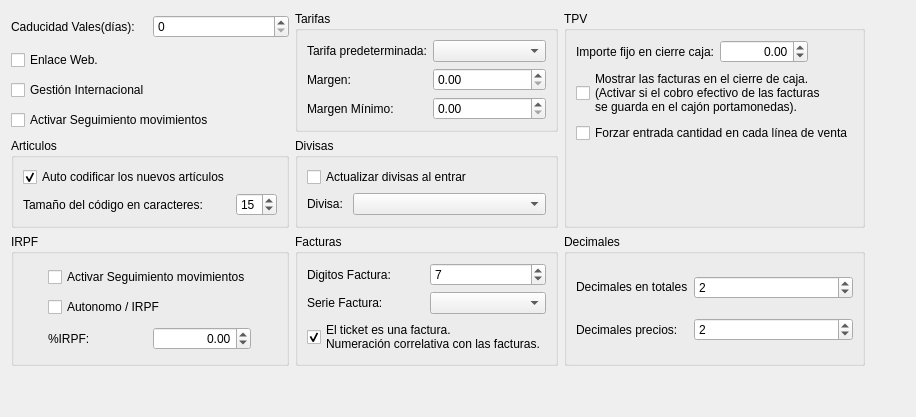
             <widget class="QWidget" name="tab_12">
              <attribute name="title">
               <string>Otros</string>
              </attribute>
              <layout class="QGridLayout" name="gridLayout_21">
               <item row="5" column="0">
                <widget class="QGroupBox" name="groupBox_4">
                 <property name="title">
                  <string>IRPF</string>
                 </property>
                 <layout class="QGridLayout" name="gridLayout_17">
                  <item row="0" column="0">
                   <widget class="QCheckBox" name="chkSeguimiento">
                    <property name="text">
                     <string>Activar Seguimiento movimientos</string>
                    </property>
                   </widget>
                  </item>
                  <item row="1" column="0">
                   <widget class="QCheckBox" name="chkIRPF">
                    <property name="maximumSize">
                     <size>
                      <width>135</width>
                      <height>16777215</height>
                     </size>
                    </property>
                    <property name="text">
                     <string>Autonomo / IRPF</string>
                    </property>
                   </widget>
                  </item>
                  <item row="2" column="0">
                   <layout class="QHBoxLayout" name="horizontalLayout_5">
                    <item>
                     <widget class="QLabel" name="label_71">
                      <property name="text">
                       <string>%IRPF:</string>
                      </property>
                     </widget>
                    </item>
                    <item>
                     <widget class="QDoubleSpinBox" name="spinPorc_irpf">
                      <property name="alignment">
                       <set>Qt::AlignRight|Qt::AlignTrailing|Qt::AlignVCenter</set>
                      </property>
                      <property name="minimum">
                       <double>-999999.000000000000000</double>
                      </property>
                      <property name="maximum">
                       <double>9999999.000000000000000</double>
                      </property>
                     </widget>
                    </item>
                   </layout>
                  </item>
                 </layout>
                </widget>
               </item>
               <item row="2" column="0">
                <widget class="QCheckBox" name="chkInternacional">
                 <property name="text">
                  <string>Gestión Internacional</string>
                 </property>
                </widget>
               </item>
               <item row="3" column="0">
                <widget class="QCheckBox" name="chkSeguimiento_create">
                 <property name="text">
                  <string>Activar Seguimiento movimientos</string>
                 </property>
                </widget>
               </item>
               <item row="0" column="3">
                <spacer name="horizontalSpacer">
                 <property name="orientation">
                  <enum>Qt::Horizontal</enum>
                 </property>
                 <property name="sizeHint" stdset="0">
                  <size>
                   <width>40</width>
                   <height>20</height>
                  </size>
                 </property>
                </spacer>
               </item>
               <item row="0" column="0">
                <layout class="QHBoxLayout" name="horizontalLayout_4">
                 <item>
                  <widget class="QLabel" name="label_72">
                   <property name="text">
                    <string>Caducidad Vales(días):</string>
                   </property>
                  </widget>
                 </item>
                 <item>
                  <widget class="QSpinBox" name="txtCaducidadvales">
                   <property name="maximum">
                    <number>99999999</number>
                   </property>
                  </widget>
                 </item>
                </layout>
               </item>
               <item row="4" column="0">
                <widget class="QGroupBox" name="groupBox_2">
                 <property name="title">
                  <string>Articulos</string>
                 </property>
                 <layout class="QGridLayout" name="gridLayout_10">
                  <item row="0" column="0">
                   <widget class="QCheckBox" name="chkAutocodificiar">
                    <property name="text">
                     <string>Auto codificar los nuevos artículos</string>
                    </property>
                    <property name="checked">
                     <bool>true</bool>
                    </property>
                   </widget>
                  </item>
                  <item row="1" column="1">
                   <widget class="QSpinBox" name="txttamano_codigoart">
                    <property name="maximumSize">
                     <size>
                      <width>60</width>
                      <height>16777215</height>
                     </size>
                    </property>
                    <property name="value">
                     <number>15</number>
                    </property>
                   </widget>
                  </item>
                  <item row="1" column="0">
                   <widget class="QLabel" name="label_41">
                    <property name="sizePolicy">
                     <sizepolicy hsizetype="Maximum" vsizetype="Preferred">
                      <horstretch>0</horstretch>
                      <verstretch>0</verstretch>
                     </sizepolicy>
                    </property>
                    <property name="text">
                     <string>Tamaño del código en caracteres:</string>
                    </property>
                   </widget>
                  </item>
                 </layout>
                </widget>
               </item>
               <item row="1" column="0">
                <widget class="QCheckBox" name="chkEnlace_web">
                 <property name="text">
                  <string>Enlace Web.</string>
                 </property>
                </widget>
               </item>
               <item row="0" column="1" rowspan="4">
                <widget class="QGroupBox" name="groupBox">
                 <property name="title">
                  <string>Tarifas</string>
                 </property>
                 <layout class="QGridLayout" name="gridLayout_9">
                  <item row="1" column="3">
                   <widget class="QDoubleSpinBox" name="spinMargen"/>
                  </item>
                  <item row="2" column="1">
                   <widget class="QLabel" name="label_33">
                    <property name="text">
                     <string>Margen Mínimo:</string>
                    </property>
                   </widget>
                  </item>
                  <item row="0" column="3">
                   <widget class="QComboBox" name="cboTarifa"/>
                  </item>
                  <item row="1" column="1">
                   <widget class="QLabel" name="label_31">
                    <property name="text">
                     <string>Margen:</string>
                    </property>
                   </widget>
                  </item>
                  <item row="2" column="3">
                   <widget class="QDoubleSpinBox" name="spinMargen_minimo"/>
                  </item>
                  <item row="0" column="1">
                   <widget class="QLabel" name="label_58">
                    <property name="text">
                     <string>Tarifa predeterminada:</string>
                    </property>
                   </widget>
                  </item>
                 </layout>
                </widget>
               </item>
               <item row="5" column="1">
                <widget class="QGroupBox" name="groupBox_3">
                 <property name="sizePolicy">
                  <sizepolicy hsizetype="Maximum" vsizetype="Preferred">
                   <horstretch>0</horstretch>
                   <verstretch>0</verstretch>
                  </sizepolicy>
                 </property>
                 <property name="title">
                  <string>Facturas</string>
                 </property>
                 <layout class="QGridLayout" name="gridLayout_11">
                  <item row="0" column="0">
                   <widget class="QLabel" name="label_25">
                    <property name="text">
                     <string>Digitos Factura:</string>
                    </property>
                   </widget>
                  </item>
                  <item row="0" column="1">
                   <widget class="QSpinBox" name="spinDigitos">
                    <property name="maximum">
                     <number>45</number>
                    </property>
                    <property name="value">
                     <number>7</number>
                    </property>
                   </widget>
                  </item>
                  <item row="1" column="0">
                   <widget class="QLabel" name="label_26">
                    <property name="text">
                     <string>Serie Factura:</string>
                    </property>
                   </widget>
                  </item>
                  <item row="1" column="1">
                   <widget class="QComboBox" name="cboSerie"/>
                  </item>
                  <item row="2" column="0" colspan="2">
                   <widget class="QCheckBox" name="chk_ticket_factura">
                    <property name="text">
                     <string>El ticket es una factura.
Numeración correlativa con las facturas.</string>
                    </property>
                    <property name="checked">
                     <bool>true</bool>
                    </property>
                   </widget>
                  </item>
                 </layout>
                </widget>
               </item>
               <item row="5" column="2">
                <widget class="QGroupBox" name="groupBox_12">
                 <property name="title">
                  <string>Decimales</string>
                 </property>
                 <layout class="QGridLayout" name="gridLayout_7">
                  <item row="0" column="0">
                   <widget class="QLabel" name="label_222">
                    <property name="sizePolicy">
                     <sizepolicy hsizetype="Preferred" vsizetype="Fixed">
                      <horstretch>0</horstretch>
                      <verstretch>0</verstretch>
                     </sizepolicy>
                    </property>
                    <property name="text">
                     <string>Decimales en totales</string>
                    </property>
                   </widget>
                  </item>
                  <item row="0" column="1" colspan="2">
                   <widget class="QSpinBox" name="spinDecimales_create">
                    <property name="value">
                     <number>2</number>
                    </property>
                   </widget>
                  </item>
                  <item row="1" column="0">
                   <widget class="QLabel" name="label_85">
                    <property name="text">
                     <string>Decimales precios:</string>
                    </property>
                   </widget>
                  </item>
                  <item row="1" column="1" colspan="2">
                   <widget class="QSpinBox" name="spinDecimales_precios_create">
                    <property name="value">
                     <number>2</number>
                    </property>
                   </widget>
                  </item>
                 </layout>
                </widget>
               </item>
               <item row="4" column="1">
                <widget class="QGroupBox" name="groupBox_14">
                 <property name="sizePolicy">
                  <sizepolicy hsizetype="Preferred" vsizetype="Preferred">
                   <horstretch>0</horstretch>
                   <verstretch>0</verstretch>
                  </sizepolicy>
                 </property>
                 <property name="title">
                  <string>Divisas</string>
                 </property>
                 <layout class="QGridLayout" name="gridLayout_16">
                  <item row="1" column="1">
                   <widget class="QComboBox" name="cboDivisas"/>
                  </item>
                  <item row="0" column="0" colspan="2">
                   <widget class="QCheckBox" name="chk_upate_divisas">
                    <property name="text">
                     <string>Actualizar divisas al entrar</string>
                    </property>
                   </widget>
                  </item>
                  <item row="1" column="0">
                   <widget class="QLabel" name="label_42">
                    <property name="sizePolicy">
                     <sizepolicy hsizetype="Maximum" vsizetype="Preferred">
                      <horstretch>0</horstretch>
                      <verstretch>0</verstretch>
                     </sizepolicy>
                    </property>
                    <property name="text">
                     <string>Divisa: </string>
                    </property>
                   </widget>
                  </item>
                 </layout>
                </widget>
               </item>
               <item row="0" column="2" rowspan="5">
                <widget class="QGroupBox" name="groupBox_11">
                 <property name="title">
                  <string>TPV</string>
                 </property>
                 <layout class="QVBoxLayout" name="verticalLayout_8">
                  <item>
                   <layout class="QHBoxLayout" name="horizontalLayout_12">
                    <item>
                     <widget class="QLabel" name="label_84">
                      <property name="text">
                       <string>Importe fijo en cierre caja:</string>
                      </property>
                      <property name="alignment">
                       <set>Qt::AlignRight|Qt::AlignTrailing|Qt::AlignVCenter</set>
                      </property>
                     </widget>
                    </item>
                    <item>
                     <widget class="QDoubleSpinBox" name="spinImporte_abertura_create">
                      <property name="maximumSize">
                       <size>
                        <width>110</width>
                        <height>16777215</height>
                       </size>
                      </property>
                      <property name="alignment">
                       <set>Qt::AlignRight|Qt::AlignTrailing|Qt::AlignVCenter</set>
                      </property>
                      <property name="minimum">
                       <double>-9999999.000000000000000</double>
                      </property>
                      <property name="maximum">
                       <double>999999999.990000009536743</double>
                      </property>
                     </widget>
                    </item>
                    <item>
                     <spacer name="horizontalSpacer_17">
                      <property name="orientation">
                       <enum>Qt::Horizontal</enum>
                      </property>
                      <property name="sizeHint" stdset="0">
                       <size>
                        <width>40</width>
                        <height>20</height>
                       </size>
                      </property>
                     </spacer>
                    </item>
                   </layout>
                  </item>
                  <item>
                   <widget class="QCheckBox" name="checkMostrarfacturascierrecaja_create">
                    <property name="text">
                     <string>Mostrar las facturas en el cierre de caja. 
(Activar si el cobro efectivo de las facturas
se guarda en el cajón portamonedas).</string>
                    </property>
                   </widget>
                  </item>
                  <item>
                   <widget class="QCheckBox" name="checktpv_forzar_cantidad_create">
                    <property name="text">
                     <string>Forzar entrada cantidad en cada línea de venta</string>
                    </property>
                   </widget>
                  </item>
                  <item>
                   <spacer name="verticalSpacer_11">
                    <property name="orientation">
                     <enum>Qt::Vertical</enum>
                    </property>
                    <property name="sizeHint" stdset="0">
                     <size>
                      <width>20</width>
                      <height>40</height>
                     </size>
                    </property>
                   </spacer>
                  </item>
                 </layout>
                </widget>
               </item>
               <item row="6" column="0">
                <spacer name="verticalSpacer_5">
                 <property name="orientation">
                  <enum>Qt::Vertical</enum>
                 </property>
                 <property name="sizeHint" stdset="0">
                  <size>
                   <width>20</width>
                   <height>40</height>
                  </size>
                 </property>
                </spacer>
               </item>
              </layout>
             </widget>
